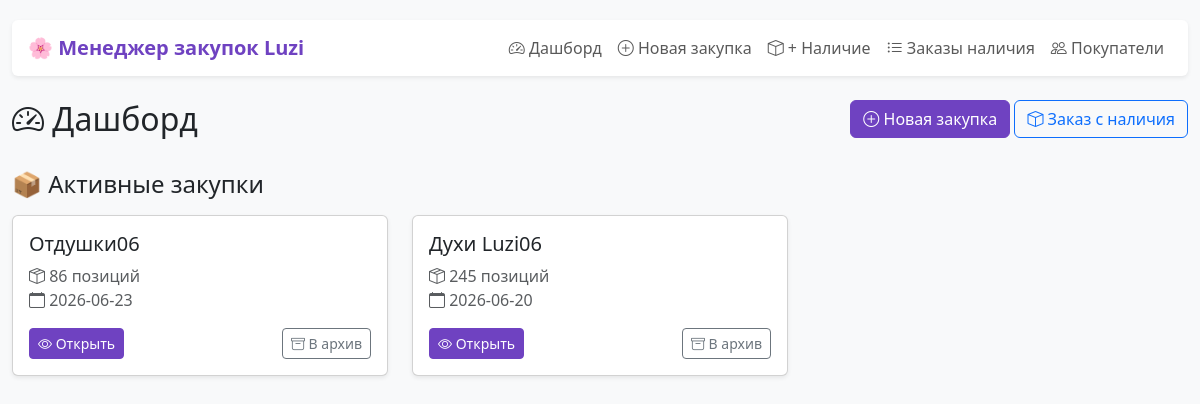
The page / on the database its author committed.
### tables this page shows
CREATE TABLE zakupkas (
            id INTEGER PRIMARY KEY AUTOINCREMENT,
            name TEXT NOT NULL,
            google_sheet_url TEXT DEFAULT '',
            status TEXT DEFAULT 'active',
            created_at TEXT DEFAULT ''
        );

### app.py (the view)
@app.get("/", response_class=HTMLResponse)
async def index(request: Request):
    db = get_db()
    active_zakupkas_raw = db.execute(
        "SELECT * FROM zakupkas WHERE status = 'active' ORDER BY created_at DESC"
    ).fetchall()
    closed_zakupkas_raw = db.execute(
        "SELECT * FROM zakupkas WHERE status = 'closed' ORDER BY created_at DESC"
    ).fetchall()
    active_zakupkas = []
    for z in active_zakupkas_raw:
        z_dict = row_to_dict(z)
        count = db.execute(
            "SELECT COUNT(*) as cnt FROM zakaz_items WHERE zakupka_id = ?",
            (z_dict["id"],)
        ).fetchone()
        z_dict["item_count"] = count["cnt"]
        active_zakupkas.append(z_dict)
    closed_zakupkas = []
    for z in closed_zakupkas_raw:
        z_dict = row_to_dict(z)
        count = db.execute(
            "SELECT COUNT(*) as cnt FROM zakaz_items WHERE zakupka_id = ?",
            (z_dict["id"],)
        ).fetchone()
        z_dict["item_count"] = count["cnt"]
        closed_zakupkas.append(z_dict)
    db.close()
    return templates.TemplateResponse(
        "index.html",
        {
            "request": request,
            "active_zakupkas": active_zakupkas,
            "closed_zakupkas": closed_zakupkas
        }
    )

### templates/index.html (shortened to what this page needs)
{% extends "base.html" %}
{% block content %}
<div class="row mb-4">
    <div class="col">
        <h2><i class="bi bi-speedometer2"></i> Дашборд</h2>
    </div>
    <div class="col text-end">
        <a href="/zakupka/new" class="btn btn-primary"><i class="bi bi-plus-circle"></i> Новая закупка</a>
        <a href="/nalichie/new" class="btn btn-outline-primary"><i class="bi bi-box"></i> Заказ с наличия</a>
    </div>
</div>
<h4 class="mb-3">📦 Активные закупки</h4>
{% if active_zakupkas %}
<div class="row">
    {% for zakupka in active_zakupkas %}
    <div class="col-md-4 mb-3">
        <div class="card dashboard-card shadow-sm">
            <div class="card-body">
                <h5 class="card-title">{{ zakupka.name }}</h5>
                <p class="card-text text-muted">
                    <i class="bi bi-box-seam"></i> {{ zakupka.item_count }} позиций<br>
                    <i class="bi bi-calendar"></i> {{ zakupka.created_at[:10] }}
                </p>
                <div class="d-flex justify-content-between">
                    <a href="/zakupka/{{ zakupka.id }}" class="btn btn-primary btn-sm">
                        <i class="bi bi-eye"></i> Открыть
                    </a>
                    <form method="POST" action="/zakupka/{{ zakupka.id }}/close" class="d-inline">
                        <button type="submit" class="btn btn-outline-secondary btn-sm" onclick="return confirm('Перевести в архив?')">
                            <i class="bi bi-archive"></i> В архив
                        </button>
                    </form>
                </div>
            </div>
        </div>
    </div>
    {% endfor %}
</div>
{% else %}
<div class="alert alert-info">
    <i class="bi bi-info-circle"></i> Нет активных закупок. <a href="/zakupka/new" class="alert-link">Создать новую</a>
</div>
{% endif %}
{% endblock %}

### templates/base.html (style rules this page uses)
body { padding-top: 20px; background-color: #f8f9fa; }
.btn-primary { background-color: #6f42c1; border-color: #6f42c1; }
.dashboard-card { transition: transform 0.2s; }

### rows shown on the page
zakupkas: name "Отдушки06", item_count "86", created_at "2026-06-23"
zakupkas: name "Духи Luzi06", item_count "245", created_at "2026-06-20"
